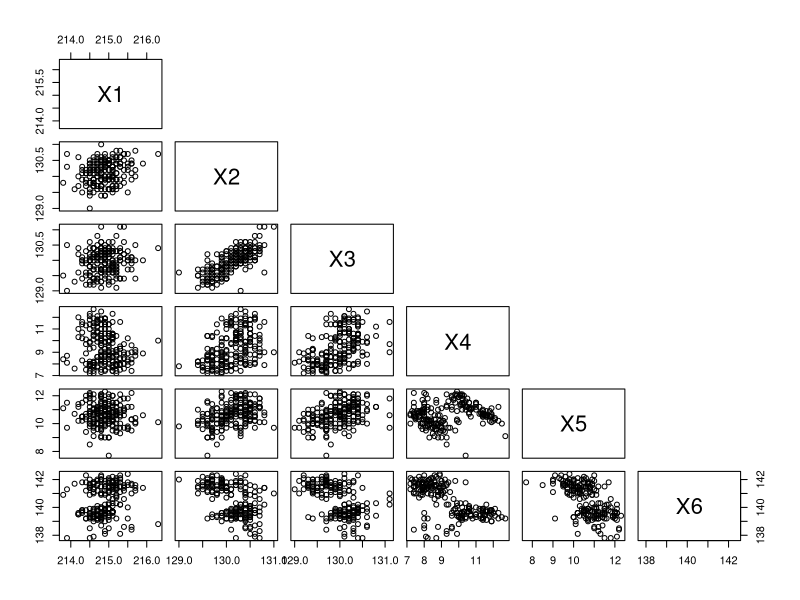
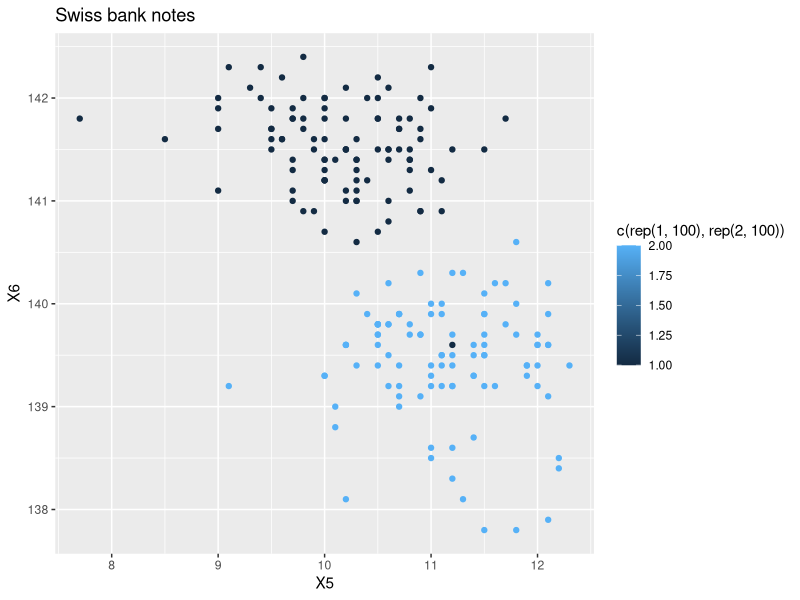

Reproduce these figures in R, in order.
## ---- chunk 1
library(ggplot2)
## ---- chunk 2
data = read.table('bank2.dat')
colnames(data) = c('X1','X2','X3','X4','X5','X6')
attach(data)
head(data)
## ---- chunk 3
print('Quartiles:')
summary(data)

print('NAs:')
sapply(data, function(x) sum(is.na(x)))
## ---- chunk 4
pairs(data, upper.panel = NULL)

ggplot(data.frame(X5, X6), aes(x = X5, y = X6, color = c(rep(1, 100), rep(2, 100)))) +
geom_point() +
labs(title = "Swiss bank notes") 
 
